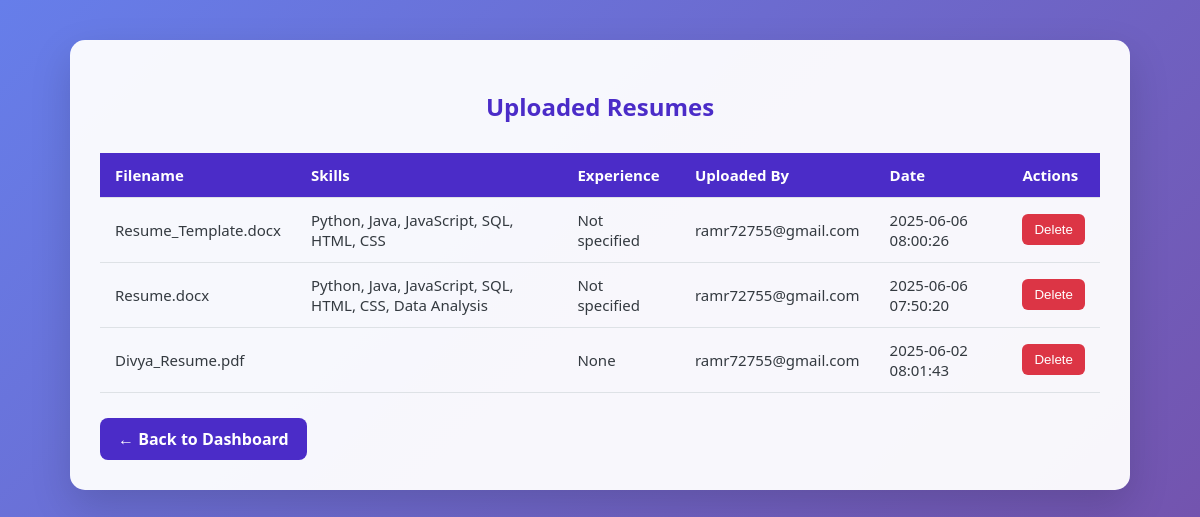
Before: /resumes (signed in) with the older database file.
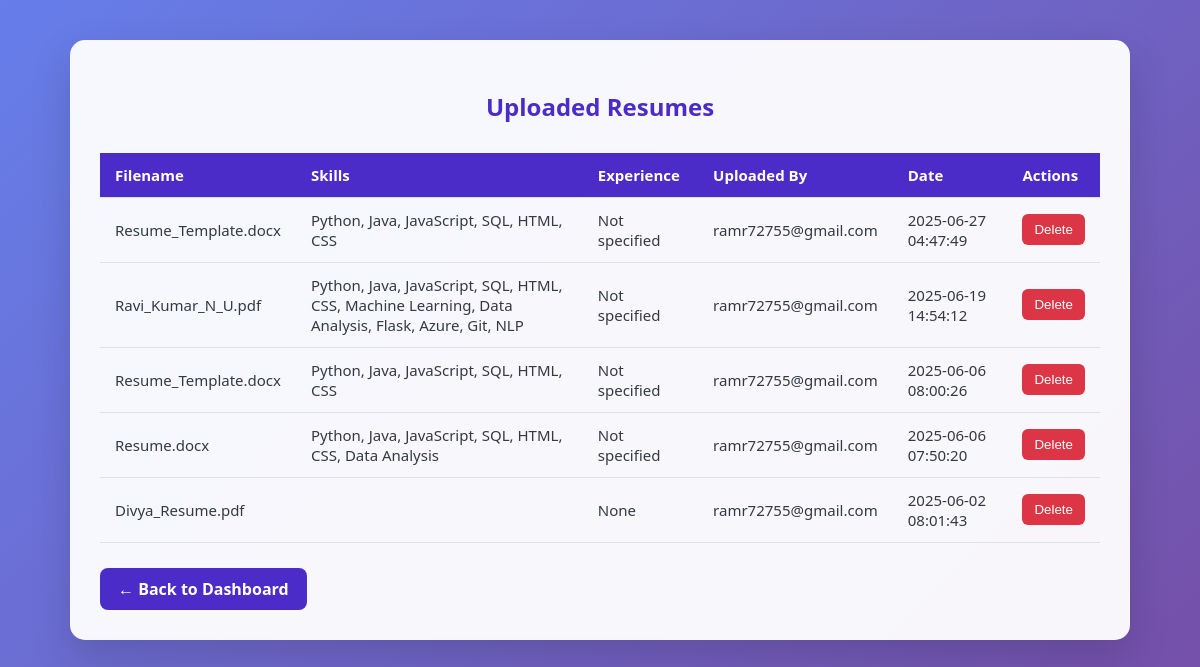
After: the same page with the newer database file.
### tables this page shows
CREATE TABLE resumes (
        id INTEGER PRIMARY KEY AUTOINCREMENT,
        filename TEXT NOT NULL,
        parsed_name TEXT,
        parsed_email TEXT,
        parsed_skills TEXT,
        uploaded_by TEXT NOT NULL,
        upload_date TIMESTAMP DEFAULT CURRENT_TIMESTAMP
    , parsed_experience INTEGER, shortlisted TEXT DEFAULT 'no', shortlisted_label INTEGER DEFAULT NULL);

### app.py (the view)
@app.route('/resumes')
def list_resumes():
    if 'user' not in session:
        flash('Please login first.')
        return redirect(url_for('login'))
    conn = get_db_connection()
    resumes = conn.execute('SELECT * FROM resumes ORDER BY upload_date DESC').fetchall()
    conn.close()
    return render_template('resumes.html', resumes=resumes)

### app.py (called while the page is built)
def get_db_connection():
    conn = sqlite3.connect('database.db')
    conn.row_factory = sqlite3.Row
    return conn

### templates/resumes.html (shortened to what this page needs)
<!DOCTYPE html>
<html lang="en">
<head>
</head>
<body>
    <div class="container">
        <h2>Uploaded Resumes</h2>
        {% if resumes %}
        <table>
            <thead>
                <tr>
                    <th>Filename</th>
                    <th>Skills</th>
                    <th>Experience</th>
                    <th>Uploaded By</th>
                    <th>Date</th>
                    <th>Actions</th>
                </tr>
            </thead>
            <tbody>
                {% for resume in resumes %}
                <tr>
                    <td>{{ resume.filename }}</td>
                    <td>{{ resume.parsed_skills }}</td>
                    <td>{{ resume.parsed_experience }}</td>
                    <td>{{ resume.uploaded_by }}</td>
                    <td>{{ resume.upload_date }}</td>
                    <td>
                        <form method="POST" action="{{ url_for('delete_resume', resume_id=resume.id) }}" class="action-form">
                            <button type="submit" class="delete-button"
                                onclick="return confirm('Are you sure you want to delete this resume?');">Delete</button>
                        </form>
                    </td>
                </tr>
                {% endfor %}
            </tbody>
        </table>
        {% else %}
        <p>No resumes uploaded yet.</p>
        {% endif %}
        <a href="{{ url_for('dashboard') }}" class="button-link">← Back to Dashboard</a>
    </div>
</body>
</html>

Changed rows visible on the page:
added resumes: filename "Resume_Template.docx", parsed_skills "Python, Java, JavaScript, SQL, HTML, CSS", parsed_experience "Not specified", uploaded_by "ramr72755@gmail.com", upload_date "2025-06-27 04:47:49"
added resumes: filename "Ravi_Kumar_N_U.pdf", parsed_skills "Python, Java, JavaScript, SQL, HTML, CSS, Machine Learning, Data Analysis, Flask, Azure, Git, NLP", parsed_experience "Not specified", uploaded_by "ramr72755@gmail.com", upload_date "2025-06-19 14:54:12"
